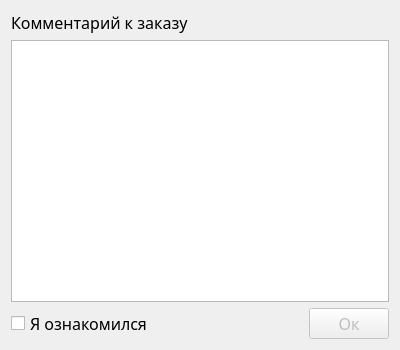
<?xml version="1.0" encoding="UTF-8"?>
<ui version="4.0">
 <class>CommentDialog</class>
 <widget class="QDialog" name="CommentDialog">
  <property name="windowModality">
   <enum>Qt::ApplicationModal</enum>
  </property>
  <property name="geometry">
   <rect>
    <x>0</x>
    <y>0</y>
    <width>400</width>
    <height>350</height>
   </rect>
  </property>
  <property name="sizePolicy">
   <sizepolicy hsizetype="Fixed" vsizetype="Fixed">
    <horstretch>0</horstretch>
    <verstretch>0</verstretch>
   </sizepolicy>
  </property>
  <property name="windowTitle">
   <string>Пожалуйста, ознакомьтесь!</string>
  </property>
  <layout class="QVBoxLayout" name="verticalLayout">
   <item>
    <widget class="QLabel" name="label">
     <property name="font">
      <font>
       <family>Amazon Ember Light</family>
       <pointsize>12</pointsize>
      </font>
     </property>
     <property name="text">
      <string>Комментарий к заказу</string>
     </property>
    </widget>
   </item>
   <item>
    <layout class="QGridLayout" name="gridLayout">
     <item row="0" column="0">
      <widget class="QTextEdit" name="textEdit">
       <property name="font">
        <font>
         <family>Amazon Ember Display</family>
         <pointsize>12</pointsize>
        </font>
       </property>
       <property name="readOnly">
        <bool>true</bool>
       </property>
      </widget>
     </item>
    </layout>
   </item>
   <item>
    <layout class="QHBoxLayout" name="horizontalLayout">
     <item>
      <widget class="QCheckBox" name="checkBox">
       <property name="sizePolicy">
        <sizepolicy hsizetype="Fixed" vsizetype="Fixed">
         <horstretch>0</horstretch>
         <verstretch>0</verstretch>
        </sizepolicy>
       </property>
       <property name="font">
        <font>
         <family>Amazon Ember Display</family>
         <pointsize>12</pointsize>
        </font>
       </property>
       <property name="text">
        <string>Я ознакомился</string>
       </property>
      </widget>
     </item>
     <item>
      <spacer name="horizontalSpacer">
       <property name="orientation">
        <enum>Qt::Horizontal</enum>
       </property>
       <property name="sizeHint" stdset="0">
        <size>
         <width>40</width>
         <height>20</height>
        </size>
       </property>
      </spacer>
     </item>
     <item>
      <widget class="QPushButton" name="pushButton">
       <property name="enabled">
        <bool>false</bool>
       </property>
       <property name="minimumSize">
        <size>
         <width>0</width>
         <height>27</height>
        </size>
       </property>
       <property name="font">
        <font>
         <family>Amazon Ember Display</family>
         <pointsize>12</pointsize>
        </font>
       </property>
       <property name="focusPolicy">
        <enum>Qt::NoFocus</enum>
       </property>
       <property name="text">
        <string>Ок</string>
       </property>
      </widget>
     </item>
    </layout>
   </item>
  </layout>
 </widget>
 <resources/>
 <connections/>
</ui>
